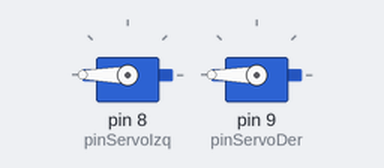
The sketch below on a simulated Arduino Uno, built with avr-gcc and run on an emulated ATmega328P. Parts: 2 × servo.

Above: at 0.05 s.
At 4.05 s:
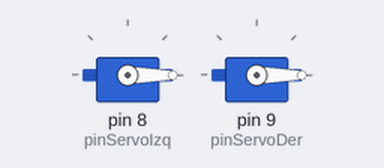
At 8.0 s:
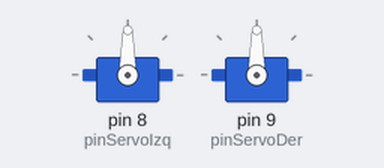
Timing chart, 0 to 10.4 s (numbered marks = the images above):
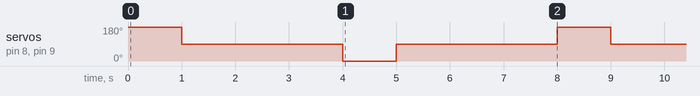

The sketch:

CambioDeDireccionSobrePropioEje.ino
```cpp
#include <Servo.h>

Servo servoIzq;
Servo servoDer;
int pinServoIzq = 8;
int pinServoDer = 9;


void setup() {
  servoIzq.attach(pinServoIzq);
  servoDer.attach(pinServoDer);
}

void loop() {
  // Las dos ruedas giran a la misma velocidad en sentidos contrarios.
  // Aproximadamente debemos girar las ruedas durante 1.000 ms. para hacer un giro de 180 grados.
  // Este tiempo puede variar en función del robot, su calibración, el estado de los motores y el tipo de los motores (marca, modelo, etc.).

  // Gira sobre sí mismo en sentido anti-horario
  servoIzq.write(180);
  servoDer.write(180);
  delay(1000);

  // Se para
  servoIzq.write(90);
  servoDer.write(90);
  delay(3000);

  // Gira sobre sí mismo en sentido horario
  servoIzq.write(0);
  servoDer.write(0);
  delay(1000);

  // Se para
  servoIzq.write(90);
  servoDer.write(90);
  delay(3000);
}
```

Measured:
- by itself, servo on pin 8 (pinServoIzq), servo on pin 9 (pinServoDer): repeats every 8.0 s: 0° 1.0 s, 90° 3.0 s, 180° 1.0 s, 90° 3.0 s
